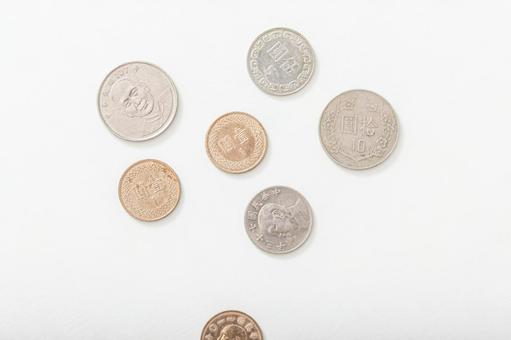
#> input picture data/43fef775db14373494f2246ff3754a16_t.jpg, 511 x 340 px
$ python -i detecteur_piece2.py   (imports and definitions only)
#> lines starting #> are read from the running program, lines starting #| are printed output that depends on the picture; after the words box and inside, x2 and y2 are one past the last pixel; in counts of white or black regions, pixels touching at a corner belong together
#> further down, picture is the input picture: shape (340, 511, 3); mean B, G, R 232.4, 234.9, 237.3
import json
from itertools import combinations
from urllib.request import urlopen

import cv2
import numpy as np
import matplotlib.pyplot as plt

# Réglages utilisés quand on lance ce fichier directement.
#chemin_image = './data/IMG_5698.jpg'
devise_configuree = 'EUR'

# Diamètres des pièces courantes en circulation (millimètres).
diametres_twd_mm = {1: 20.0, 5: 22.0, 10: 26.0, 50: 28.0}


# [14 lines left out: function obtenir_taux_twd, not called in this run]


def classer_pieces(pieces, references):
    rayons = np.array([piece['rayon'] for piece in pieces], dtype=float)
    saturations = np.array(
        [piece.get('saturation', np.nan) for piece in pieces], dtype=float
    )
    valeurs_connues = list(references)
    solutions = {}

    for nombre in range(2, min(len(valeurs_connues), len(rayons)) + 1):
        for sous_ensemble in combinations(valeurs_connues, nombre):
            diametres = np.array([references[valeur] for valeur in sous_ensemble])
            valeurs_array = np.array(sous_ensemble)
            penalites_couleur = np.zeros((len(pieces), nombre))

            for i, saturation in enumerate(saturations):
                if not np.isfinite(saturation):
                    continue
                for j, valeur in enumerate(valeurs_array):
                    if valeur in (5, 10) and saturation > 100:
                        penalites_couleur[i, j] = 0.06
                    elif valeur == 50 and saturation < 100:
                        penalites_couleur[i, j] = 0.06

            for rayon in rayons:
                for diametre in diametres:
                    echelle = rayon / diametre

                    for _ in range(5):
                        erreurs = (
                            np.abs(rayons[:, None] - echelle * diametres)
                            / (echelle * diametres)
                        )
                        indices = np.argmin(erreurs + penalites_couleur, axis=1)
                        valides = erreurs[np.arange(len(rayons)), indices] < 0.14

                        if len(set(valeurs_array[indices[valides]].tolist())) < 2:
                            break

                        echelle = float(
                            np.median(rayons[valides] / diametres[indices[valides]])
                        )

                    erreurs = (
                        np.abs(rayons[:, None] - echelle * diametres)
                        / (echelle * diametres)
                    )
                    indices = np.argmin(erreurs + penalites_couleur, axis=1)
                    ecarts = erreurs[np.arange(len(rayons)), indices]
                    valides = ecarts < 0.14
                    classes = set(valeurs_array[indices[valides]].tolist())

                    if len(classes) < 2:
                        continue

                    affectations = tuple(
                        int(valeurs_array[indice]) if valide else None
                        for indice, valide in zip(indices, valides)
                    )
                    score = float(
                        np.mean(
                            ecarts[valides]
                            + penalites_couleur[
                                np.arange(len(rayons))[valides], indices[valides]
                            ]
                        )
                        + 0.10 * (1 - np.mean(valides))
                        + 0.002 * (len(classes) - 2)
                    )

                    if affectations not in solutions or score < solutions[affectations][0]:
                        solutions[affectations] = (score, echelle, affectations)

    resultats = sorted(solutions.values(), key=lambda resultat: resultat[0])

    if not resultats:
        raise ValueError(
            'Les tailles detectees ne correspondent pas assez au catalogue TWD. '
            'Prends la photo de dessus avec les pieces entieres et separees.'
        )

    if resultats[0][0] > 0.08:
        raise ValueError('La correspondance des tailles et couleurs est trop incertaine.')

    return resultats


def detecter_pieces(image_couleur, *, interface=True):
    """Analyse une image OpenCV en BGR et renvoie le résultat à Tkinter."""
#> called with interface = True
    image_gris = cv2.cvtColor(image_couleur, cv2.COLOR_BGR2GRAY)
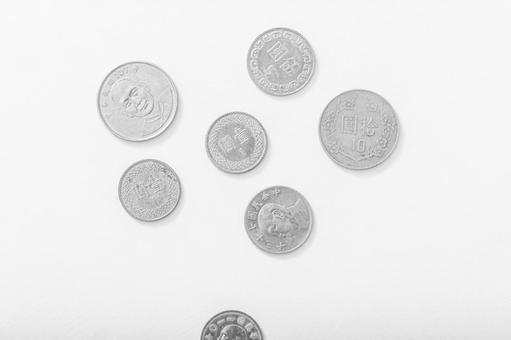
#> image_gris: shape (340, 511); min 88, max 255, mean 235.4
    image_hsv = cv2.cvtColor(image_couleur, cv2.COLOR_BGR2HSV)
#> image_hsv: shape (340, 511, 3); mean H, S, V 9.1, 6.3, 237.5

    hauteur_originale, largeur_originale = image_gris.shape
    facteur_redimensionnement = 1000 / max(image_gris.shape)
    image_reduite = cv2.resize(
        image_gris,
        None,
        fx=facteur_redimensionnement,
        fy=facteur_redimensionnement,
        interpolation=(
            cv2.INTER_AREA if facteur_redimensionnement < 1 else cv2.INTER_CUBIC
        ),
    )
    image_contraste = cv2.createCLAHE(
        clipLimit=2.0, tileGridSize=(8, 8)
    ).apply(image_reduite)
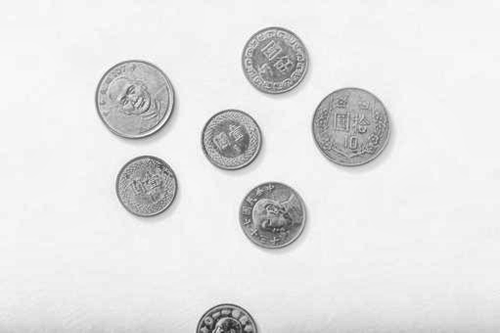
#> image_contraste: shape (665, 1000) (shown at 1/2 size); min 31, max 255, mean 227.3
    image_floue = cv2.GaussianBlur(image_contraste, (9, 9), 2)
    cote_court = min(image_floue.shape)

    # Détection Hough adaptée à la taille de l'image.
    cercles_hough = cv2.HoughCircles(
        image_floue,
        cv2.HOUGH_GRADIENT,
        dp=1.2,
        minDist=max(20, round(cote_court * 0.12)),
        param1=100,
        param2=50,
        minRadius=max(8, round(cote_court * 0.04)),
        maxRadius=round(cote_court * 0.25),
    )
#> cercles_hough = [[269.4, 199.8, 80.52], [292.2, 372.6, 62.04], [463.8, 280.2, 61.32], [701.4, 253.8, 79.68], [546.6, 432.6, 67.92], [549, 120.6, 61.32], [457.8, 665.4, 57]]

    pieces_hough = []
    if cercles_hough is not None:
        for x, y, rayon in cercles_hough[0]:
            rayon = float(rayon)
            pieces_hough.append({
                'centre': (float(x), float(y)),
                'rayon': rayon,
                'axes': (rayon, rayon),
                'angle': 0.0,
                'methode': 'cercle',
            })
#> this loop made 7 passes
#> after the loop, pieces_hough = 7 items

    # Les contours elliptiques récupèrent aussi les pièces vues en biais.
    bords = cv2.Canny(image_floue, 35, 100)
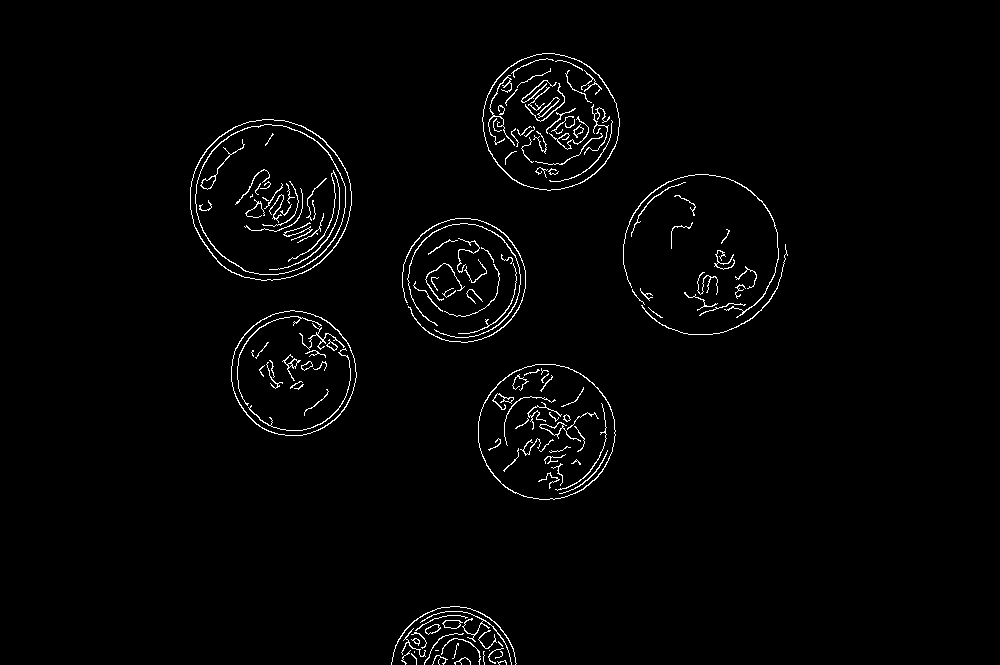
#> bords: shape (665, 1000); 1.8% white in thin lines or dots, all inside (x1, y1, x2, y2) = (190, 53, 788, 665)
    contours, _ = cv2.findContours(bords, cv2.RETR_LIST, cv2.CHAIN_APPROX_NONE)
#> contours = 172 contours, 108 with area under 20; largest, box (x1, y1, x2, y2) and area: (190, 119, 352, 281) 20302, (190, 119, 352, 281) 20164, (195, 124, 346, 275) 17544, (195, 124, 346, 275) 17414, (478, 364, 616, 500) 14517
    candidats_ellipses = []

    for contour in contours:
        if len(contour) < 30:
            continue

        aire = cv2.contourArea(contour)
        if aire < cote_court * cote_court * 0.0004:
            continue

        perimetre = cv2.arcLength(contour, True)
        if perimetre == 0:
            continue

        circularite = 4 * np.pi * aire / (perimetre * perimetre)
        (x, y), (axe_1, axe_2), angle = cv2.fitEllipse(contour)
        grand_axe, petit_axe = max(axe_1, axe_2), min(axe_1, axe_2)

        if petit_axe < cote_court * 0.035 or grand_axe > cote_court * 0.7:
            continue
        if petit_axe / grand_axe < 0.55 or circularite < 0.45:
            continue

        rayon = float(np.sqrt(axe_1 * axe_2) / 2)
        candidats_ellipses.append({
            'centre': (float(x), float(y)),
            'rayon': rayon,
            'axes': (float(axe_1 / 2), float(axe_2 / 2)),
            'angle': float(angle),
            'methode': 'ellipse',
        })
#> this loop made 172 passes
#> aire on passes 3, 4, 11: 6.5, 8, 6.5
#> after the loop, candidats_ellipses = 10 items

    pieces_ellipses = []
    for piece in sorted(
        candidats_ellipses, key=lambda item: item['rayon'], reverse=True
    ):
        x, y = piece['centre']
        if all(
            np.hypot(x - autre['centre'][0], y - autre['centre'][1])
            > min(piece['rayon'], autre['rayon']) * 0.45
            for autre in pieces_ellipses
        ):
            pieces_ellipses.append(piece)
#> this loop made 10 passes
#> (x, y) on passes 1 to 8: (269.9, 199.3), (269.9, 199.3), (269.9, 199.1), (269.9, 199.1), (545.9, 431.6), (550.1, 121.6), (545.9, 431.6), (550.1, 121.6)
#> after the loop, pieces_ellipses = 4 items

    # Garde la méthode qui trouve le plus de pièces plausibles.
    if len(pieces_ellipses) > len(pieces_hough):
        pieces_detectees = pieces_ellipses
        methode_detection = 'contours elliptiques'
    else:
        pieces_detectees = pieces_hough
#> pieces_detectees = 7 items
        methode_detection = 'cercles Hough'

    if not pieces_detectees:
        raise ValueError('Aucune piece detectee. Essaie une photo nette, prise de dessus.')

    # Repasse chaque mesure à l'échelle originale et mesure sa couleur.
    for piece in pieces_detectees:
        piece['centre'] = tuple(
            coord / facteur_redimensionnement for coord in piece['centre']
        )
        piece['rayon'] /= facteur_redimensionnement
        piece['axes'] = tuple(
            axe / facteur_redimensionnement for axe in piece['axes']
        )

        x, y = piece['centre']
        marge = max(piece['axes'])
        piece['partielle'] = (
            x - marge < 0 or y - marge < 0
            or x + marge >= largeur_originale or y + marge >= hauteur_originale
        )

        rayon_couleur = max(2, int(piece['rayon'] * 0.55))
        x0 = max(0, int(x) - rayon_couleur)
        x1 = min(largeur_originale, int(x) + rayon_couleur)
        y0 = max(0, int(y) - rayon_couleur)
        y1 = min(hauteur_originale, int(y) + rayon_couleur)

        zone_hsv = image_hsv[y0:y1, x0:x1]
        yy, xx = np.ogrid[y0:y1, x0:x1]
        masque_piece = (xx - x) ** 2 + (yy - y) ** 2 <= rayon_couleur ** 2
        pixels_saturation = zone_hsv[:, :, 1][masque_piece]
        piece['saturation'] = (
            float(np.median(pixels_saturation))
            if pixels_saturation.size
            else float('nan')
        )
#> this loop made 7 passes
#> (x, y, marge, rayon_couleur, x0, x1, y0, y1) on passes 1 to 7: (137.7, 102.1, 41.15, 22, 115, 159, 80, 124), (149.3, 190.4, 31.7, 17, 132, 166, 173, 207), (237, 143.2, 31.33, 17, 220, 254, 126, 160), (358.4, 129.7, 40.72, 22, 336, 380, 107, 151), (279.3, 221.1, 34.71, 19, 260, 298, 202, 240), (280.5, 61.63, 31.33, 17, 263, 297, 44, 78), (233.9, 340, 29.13, 16, 217, 249, 324, 340)
#> pass 1, in detecter_pieces, `masque_piece = (xx - x) ** 2 + (yy - y) ** 2 <= rayon_couleur ** 2`:
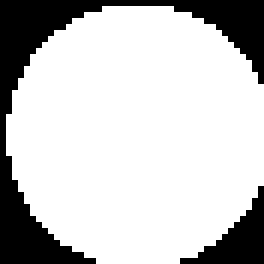
#> masque_piece: shape (44, 44) bool (shown 6 times larger); 77.7% white; 2 black regions, box (x1, y1, x2, y2) and area: (0, 0, 44, 44) 357, (30, 31, 44, 44) 74
#> pass 2, in detecter_pieces, `masque_piece = (xx - x) ** 2 + (yy - y) ** 2 <= rayon_couleur ** 2`:
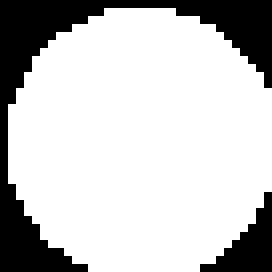
#> masque_piece: shape (34, 34) bool (shown 8 times larger); 77.4% white; 2 black regions, box (x1, y1, x2, y2) and area: (0, 0, 34, 34) 221, (25, 24, 34, 34) 40

    pieces_completes = [piece for piece in pieces_detectees if not piece['partielle']]
#> pieces_completes = 6 items
    if len(pieces_completes) < 2:
        raise ValueError(
            'Il faut au moins deux pieces entieres de tailles differentes pour comparer '
            'leurs diametres. Une piece coupee par le bord ne peut pas etre mesuree correctement.'
        )

    resultats = classer_pieces(pieces_completes, diametres_twd_mm)
#> in classer_pieces, `rayons = np.array([piece['rayon'] for piece in pieces], dtype=float)`: rayons = [41.15, 31.7, 31.33, 40.72, 34.71, 31.33]
#> in classer_pieces, `saturations = np.array( [piece.get('saturation', np.nan) for piece in ..`: saturations = [25, 67, 73, 33, 29, 14]
#> the loop in classer_pieces, `for nombre in range(2, min(len(valeurs_connues), len(rayons)) + 1):` made 3 passes
#> after the loop in classer_pieces, `for nombre in range(2, min(len(valeurs_connues), len(rayons)) + 1):`: solutions = 14 items
#> resultats = 14 items
    meilleure_erreur, echelle_mm, valeurs_par_piece = resultats[0]
#> meilleure_erreur = 0.00685; echelle_mm = 1.57; valeurs_par_piece = (10, 1, 1, 10, 5, 1)
    ambigu = len(resultats) > 1 and resultats[1][0] - meilleure_erreur < 0.01
#> ambigu = False

    if ambigu:
        print('Attention : plusieurs correspondances restent proches. Verifie les crops ci-dessous.')

    # Test minimal d'origine.
    pieces_test = [{'rayon': 20.0}, {'rayon': 28.0}]
    assert classer_pieces(pieces_test, diametres_twd_mm)[0][2] == (1, 50)
#> the loop in classer_pieces (call 2), `for nombre in range(2, min(len(valeurs_connues), len(rayons)) + 1):` made 1 pass
#> nombre on pass 1: 2

    image_resultat = cv2.cvtColor(image_couleur, cv2.COLOR_BGR2RGB)
    total_twd = 0
    pieces_non_classees = 0
    print(f'Detection par {methode_detection} : {len(pieces_detectees)} piece(s) trouvee(s)')
#| Detection par cercles Hough : 7 piece(s) trouvee(s)

    for piece in pieces_detectees:
        x, y = (int(coord) for coord in piece['centre'])
        axes = tuple(int(axe) for axe in piece['axes'])

        if piece['methode'] == 'ellipse':
            cv2.ellipse(
                image_resultat, (x, y), axes, piece['angle'], 0, 360, (0, 200, 0), 6
            )
        else:
            cv2.circle(image_resultat, (x, y), int(piece['rayon']), (0, 200, 0), 6)

        cv2.circle(image_resultat, (x, y), 7, (255, 0, 0), -1)

        if piece['partielle']:
            etiquette = 'partielle'
            pieces_non_classees += 1
        else:
            indice = pieces_completes.index(piece)
            valeur = valeurs_par_piece[indice]

            if valeur is None:
                etiquette = 'inconnue'
                pieces_non_classees += 1
            else:
                etiquette = f'{valeur} TWD'
                total_twd += valeur

        piece['etiquette'] = etiquette
        cv2.putText(
            image_resultat,
            etiquette,
            (x - 35, y - int(piece['rayon']) - 10),
            cv2.FONT_HERSHEY_SIMPLEX,
            0.8,
            (0, 120, 0),
            2,
        )
        print(
            f'Centre=({x}, {y}), diametre={2 * piece["rayon"]:.1f} px, '
            f'saturation={piece["saturation"]:.0f} : {etiquette}'
        )
#> this loop made 7 passes
#> (x, y, axes, valeur, etiquette, total_twd) on passes 1 to 6: (137, 102, (41, 41), 10, '10 TWD', 10), (149, 190, (31, 31), 1, '1 TWD', 11), (237, 143, (31, 31), 1, '1 TWD', 12), (358, 129, (40, 40), 10, '10 TWD', 22), (279, 221, (34, 34), 5, '5 TWD', 27), (280, 61, (31, 31), 1, '1 TWD', 28)
#> (printed output is left out)
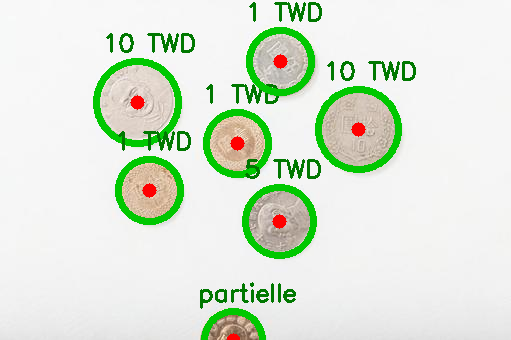
#> image_resultat: shape (340, 511, 3); mean R, G, B 220.3, 231, 215.3
#> after the loop, pieces_non_classees = 1; total_twd = 28

    if pieces_non_classees:
        print(
            f'Attention : {pieces_non_classees} piece(s) partielle(s) ou non classee(s), '
            'total incomplet.'
        )
#| Attention : 1 piece(s) partielle(s) ou non classee(s), total incomplet.

    # Tkinter récupère l'image annotée, le total et les alertes.
    if interface:
        return image_resultat, total_twd, pieces_non_classees, ambigu


    plt.figure(figsize=(14, 8))
    plt.imshow(image_resultat)
    plt.axis('off')
    plt.show()

    # Affiche chaque pièce dans un crop carré de même taille.
    colonnes = 3
    lignes = int(np.ceil(len(pieces_detectees) / colonnes))
    figure, axes = plt.subplots(lignes, colonnes, figsize=(10, 3.2 * lignes))
    axes = np.array(axes).reshape(-1)

    for indice, piece in enumerate(pieces_detectees):
        x, y = (int(coord) for coord in piece['centre'])
        cote_crop = max(20, int(max(piece['axes']) * 2.5))
        x0, y0 = x - cote_crop // 2, y - cote_crop // 2
        crop_carre = np.zeros((cote_crop, cote_crop, 3), dtype=np.uint8)
        sx0, sy0 = max(0, x0), max(0, y0)
        sx1 = min(largeur_originale, x0 + cote_crop)
        sy1 = min(hauteur_originale, y0 + cote_crop)

        crop_carre[sy0 - y0:sy1 - y0, sx0 - x0:sx1 - x0] = (
            image_couleur[sy0:sy1, sx0:sx1]
        )
        crop_normalise = cv2.resize(
            crop_carre, (256, 256), interpolation=cv2.INTER_CUBIC
        )
        axes[indice].imshow(cv2.cvtColor(crop_normalise, cv2.COLOR_BGR2RGB))
        axes[indice].set_title(
            f'Piece {indice + 1}: D={2 * piece["rayon"]:.0f}px | {piece["etiquette"]}'
        )
        axes[indice].axis('off')

    for axe in axes[len(pieces_detectees):]:
        axe.axis('off')

    figure.tight_layout()
    plt.show()

    # Conversion avec le taux du jour pour le lancement direct.
    taux, date_mise_a_jour = obtenir_taux_twd()
    devise_souhaitee = devise_configuree.strip().upper()

    if devise_souhaitee not in taux:
        raise ValueError(f'Devise non disponible : {devise_souhaitee}')

    montant_devise = total_twd * taux[devise_souhaitee]
    montant_eur = total_twd * taux['EUR']
    print(f'\nTotal detecte : {total_twd} TWD')
    print(f'Equivalent en {devise_souhaitee} : {montant_devise:.2f} {devise_souhaitee}')
    print(f'Equivalent en euros : {montant_eur:.2f} EUR')
    print(f'Taux mis a jour le : {date_mise_a_jour}')


# [8 lines not run here, left out]

>>> import cv2
>>> picture = cv2.imread('data/43fef775db14373494f2246ff3754a16_t.jpg')
>>> result = detecter_pieces(picture)
